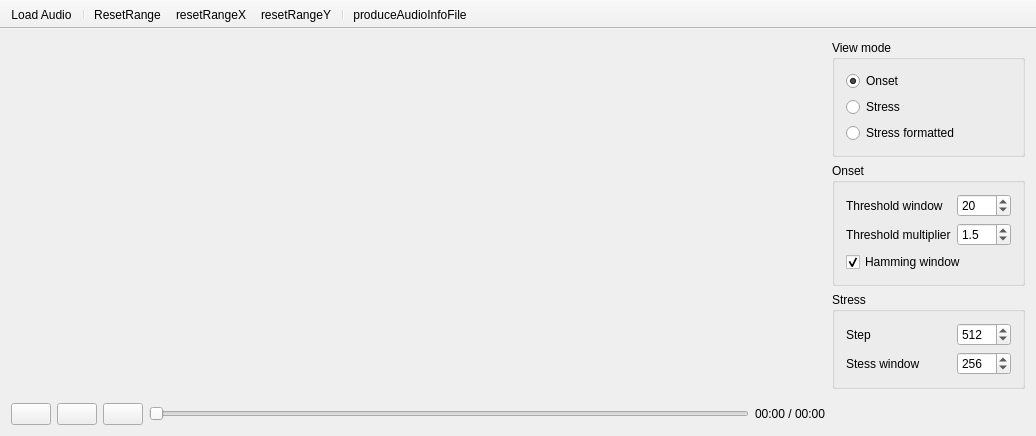
<?xml version="1.0" encoding="UTF-8"?>
<ui version="4.0">
 <class>Onset</class>
 <widget class="QMainWindow" name="Onset">
  <property name="geometry">
   <rect>
    <x>0</x>
    <y>0</y>
    <width>1036</width>
    <height>436</height>
   </rect>
  </property>
  <property name="windowTitle">
   <string>Onset</string>
  </property>
  <widget class="QWidget" name="centralWidget">
   <layout class="QGridLayout" name="gridLayout">
    <item row="0" column="0">
     <widget class="AudioPlot" name="audioPlot" native="true">
      <property name="sizePolicy">
       <sizepolicy hsizetype="Expanding" vsizetype="Expanding">
        <horstretch>0</horstretch>
        <verstretch>0</verstretch>
       </sizepolicy>
      </property>
     </widget>
    </item>
    <item row="1" column="0">
     <layout class="QHBoxLayout" name="horizontalLayout">
      <item>
       <widget class="QPushButton" name="playButton">
        <property name="sizePolicy">
         <sizepolicy hsizetype="Fixed" vsizetype="Fixed">
          <horstretch>0</horstretch>
          <verstretch>0</verstretch>
         </sizepolicy>
        </property>
        <property name="text">
         <string/>
        </property>
        <property name="icon">
         <iconset resource="res/resources.qrc">
          <normaloff>:/control_play.png</normaloff>:/control_play.png</iconset>
        </property>
       </widget>
      </item>
      <item>
       <widget class="QPushButton" name="pauseButton">
        <property name="sizePolicy">
         <sizepolicy hsizetype="Fixed" vsizetype="Fixed">
          <horstretch>0</horstretch>
          <verstretch>0</verstretch>
         </sizepolicy>
        </property>
        <property name="text">
         <string/>
        </property>
        <property name="icon">
         <iconset resource="res/resources.qrc">
          <normaloff>:/control_pause.png</normaloff>:/control_pause.png</iconset>
        </property>
       </widget>
      </item>
      <item>
       <widget class="QPushButton" name="stopButton">
        <property name="sizePolicy">
         <sizepolicy hsizetype="Fixed" vsizetype="Fixed">
          <horstretch>0</horstretch>
          <verstretch>0</verstretch>
         </sizepolicy>
        </property>
        <property name="text">
         <string/>
        </property>
        <property name="icon">
         <iconset resource="res/resources.qrc">
          <normaloff>:/control_stop.png</normaloff>:/control_stop.png</iconset>
        </property>
       </widget>
      </item>
      <item>
       <widget class="QSlider" name="audioSeekSlider">
        <property name="orientation">
         <enum>Qt::Horizontal</enum>
        </property>
       </widget>
      </item>
      <item>
       <widget class="QLabel" name="audioSeekLabel">
        <property name="text">
         <string>00:00 / 00:00</string>
        </property>
       </widget>
      </item>
     </layout>
    </item>
    <item row="0" column="1" rowspan="2">
     <layout class="QVBoxLayout" name="verticalLayout">
      <item>
       <widget class="QGroupBox" name="viewModeGroupBox">
        <property name="title">
         <string>View mode</string>
        </property>
        <layout class="QVBoxLayout" name="verticalLayout_2">
         <item>
          <widget class="QRadioButton" name="onsetViewModeRadioButton">
           <property name="text">
            <string>Onset</string>
           </property>
           <property name="checked">
            <bool>true</bool>
           </property>
          </widget>
         </item>
         <item>
          <widget class="QRadioButton" name="stressViewModeRadioButton">
           <property name="text">
            <string>Stress</string>
           </property>
          </widget>
         </item>
         <item>
          <widget class="QRadioButton" name="stressFormattedViewModeRadioButton">
           <property name="text">
            <string>Stress formatted</string>
           </property>
          </widget>
         </item>
        </layout>
       </widget>
      </item>
      <item>
       <widget class="QGroupBox" name="groupBox_2">
        <property name="minimumSize">
         <size>
          <width>0</width>
          <height>0</height>
         </size>
        </property>
        <property name="title">
         <string>Onset</string>
        </property>
        <layout class="QFormLayout" name="formLayout_2">
         <property name="fieldGrowthPolicy">
          <enum>QFormLayout::AllNonFixedFieldsGrow</enum>
         </property>
         <item row="0" column="0">
          <widget class="QLabel" name="label_4">
           <property name="text">
            <string>Threshold window</string>
           </property>
          </widget>
         </item>
         <item row="0" column="1">
          <widget class="QSpinBox" name="onsetThresholdWindowSizeSpinBox">
           <property name="correctionMode">
            <enum>QAbstractSpinBox::CorrectToNearestValue</enum>
           </property>
           <property name="keyboardTracking">
            <bool>false</bool>
           </property>
           <property name="minimum">
            <number>1</number>
           </property>
           <property name="maximum">
            <number>2048</number>
           </property>
           <property name="value">
            <number>20</number>
           </property>
          </widget>
         </item>
         <item row="1" column="0">
          <widget class="QLabel" name="label_5">
           <property name="text">
            <string>Threshold multiplier</string>
           </property>
          </widget>
         </item>
         <item row="1" column="1">
          <widget class="QDoubleSpinBox" name="onsetMultiplierSpinBox">
           <property name="correctionMode">
            <enum>QAbstractSpinBox::CorrectToNearestValue</enum>
           </property>
           <property name="keyboardTracking">
            <bool>false</bool>
           </property>
           <property name="decimals">
            <number>1</number>
           </property>
           <property name="minimum">
            <double>1.000000000000000</double>
           </property>
           <property name="maximum">
            <double>2.000000000000000</double>
           </property>
           <property name="singleStep">
            <double>0.100000000000000</double>
           </property>
           <property name="value">
            <double>1.500000000000000</double>
           </property>
          </widget>
         </item>
         <item row="2" column="0" colspan="2">
          <widget class="QCheckBox" name="onsetWindowCheckbox">
           <property name="text">
            <string>Hamming window</string>
           </property>
           <property name="checked">
            <bool>true</bool>
           </property>
          </widget>
         </item>
        </layout>
       </widget>
      </item>
      <item>
       <widget class="QGroupBox" name="groupBox_3">
        <property name="title">
         <string>Stress</string>
        </property>
        <layout class="QGridLayout" name="gridLayout_2">
         <item row="0" column="1">
          <widget class="QSpinBox" name="waveformStepSpinBox">
           <property name="sizePolicy">
            <sizepolicy hsizetype="Maximum" vsizetype="Fixed">
             <horstretch>0</horstretch>
             <verstretch>0</verstretch>
            </sizepolicy>
           </property>
           <property name="correctionMode">
            <enum>QAbstractSpinBox::CorrectToNearestValue</enum>
           </property>
           <property name="keyboardTracking">
            <bool>false</bool>
           </property>
           <property name="minimum">
            <number>1</number>
           </property>
           <property name="maximum">
            <number>2048</number>
           </property>
           <property name="value">
            <number>512</number>
           </property>
          </widget>
         </item>
         <item row="0" column="0">
          <widget class="QLabel" name="label_6">
           <property name="text">
            <string>Step</string>
           </property>
          </widget>
         </item>
         <item row="1" column="0">
          <widget class="QLabel" name="stressWindowLabel">
           <property name="text">
            <string>Stess window</string>
           </property>
          </widget>
         </item>
         <item row="1" column="1">
          <widget class="QSpinBox" name="stressWindowSpinBox">
           <property name="keyboardTracking">
            <bool>false</bool>
           </property>
           <property name="maximum">
            <number>8192</number>
           </property>
           <property name="singleStep">
            <number>128</number>
           </property>
           <property name="value">
            <number>256</number>
           </property>
          </widget>
         </item>
        </layout>
       </widget>
      </item>
      <item>
       <spacer name="verticalSpacer">
        <property name="orientation">
         <enum>Qt::Vertical</enum>
        </property>
        <property name="sizeHint" stdset="0">
         <size>
          <width>20</width>
          <height>38</height>
         </size>
        </property>
       </spacer>
      </item>
     </layout>
    </item>
   </layout>
  </widget>
  <widget class="QToolBar" name="toolBar">
   <property name="windowTitle">
    <string>toolBar</string>
   </property>
   <property name="movable">
    <bool>false</bool>
   </property>
   <property name="floatable">
    <bool>false</bool>
   </property>
   <attribute name="toolBarArea">
    <enum>TopToolBarArea</enum>
   </attribute>
   <attribute name="toolBarBreak">
    <bool>false</bool>
   </attribute>
   <addaction name="loadAudioFileAction"/>
   <addaction name="separator"/>
   <addaction name="resetRangeAction"/>
   <addaction name="resetRangeXAction"/>
   <addaction name="resetRangeYAction"/>
   <addaction name="separator"/>
   <addaction name="produceAudioInfoFileAction"/>
  </widget>
  <action name="loadAudioFileAction">
   <property name="icon">
    <iconset resource="res/resources.qrc">
     <normaloff>:/folder_go.png</normaloff>:/folder_go.png</iconset>
   </property>
   <property name="text">
    <string>Load Audio</string>
   </property>
  </action>
  <action name="produceAudioInfoFileAction">
   <property name="icon">
    <iconset resource="res/resources.qrc">
     <normaloff>:/brick.png</normaloff>:/brick.png</iconset>
   </property>
   <property name="text">
    <string>produceAudioInfoFile</string>
   </property>
   <property name="toolTip">
    <string>Make Audio info file</string>
   </property>
  </action>
  <action name="resetRangeXAction">
   <property name="icon">
    <iconset resource="res/resources.qrc">
     <normaloff>:/autozoomX.png</normaloff>:/autozoomX.png</iconset>
   </property>
   <property name="text">
    <string>resetRangeX</string>
   </property>
   <property name="toolTip">
    <string>Reset Range X</string>
   </property>
  </action>
  <action name="resetRangeYAction">
   <property name="icon">
    <iconset resource="res/resources.qrc">
     <normaloff>:/autozoomY.png</normaloff>:/autozoomY.png</iconset>
   </property>
   <property name="text">
    <string>resetRangeY</string>
   </property>
   <property name="toolTip">
    <string>Reset Range Y</string>
   </property>
  </action>
  <action name="resetRangeAction">
   <property name="icon">
    <iconset resource="res/resources.qrc">
     <normaloff>:/autozoom.png</normaloff>:/autozoom.png</iconset>
   </property>
   <property name="text">
    <string>ResetRange</string>
   </property>
  </action>
 </widget>
 <layoutdefault spacing="6" margin="11"/>
 <customwidgets>
  <customwidget>
   <class>AudioPlot</class>
   <extends>QWidget</extends>
   <header>audioplot.h</header>
   <container>1</container>
  </customwidget>
 </customwidgets>
 <resources>
  <include location="res/resources.qrc"/>
 </resources>
 <connections/>
</ui>
